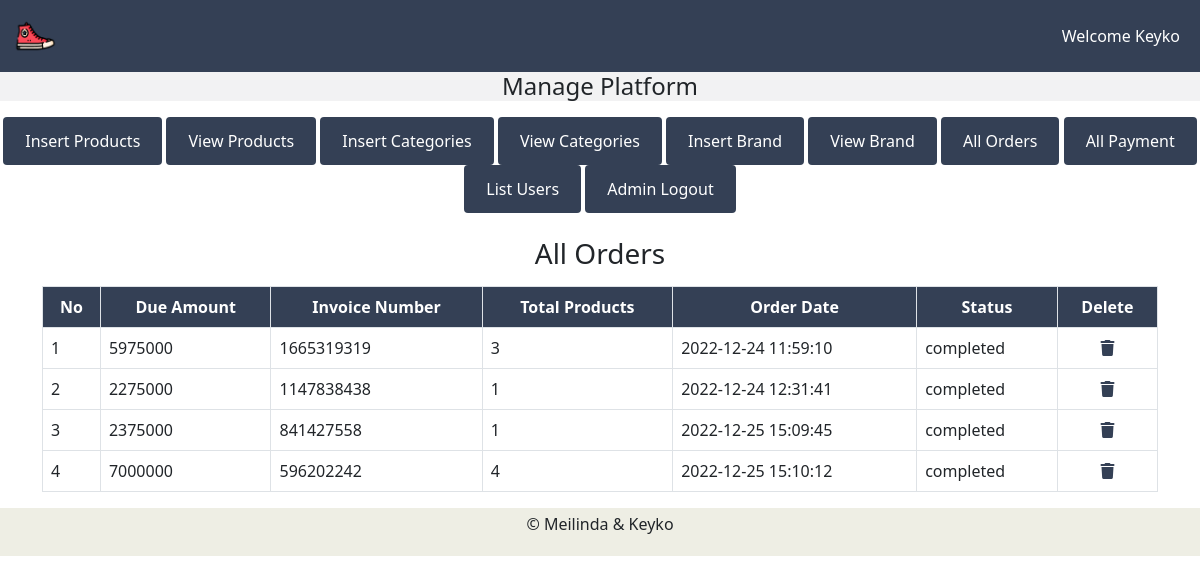
Page /admin/index.php?view_orders (signed in) on the committed database.
### tables this page shows
CREATE TABLE `user_order` (
  `order_id` int(11) NOT NULL AUTO_INCREMENT,
  `user_id` int(11) DEFAULT NULL,
  `amount_due` int(255) DEFAULT NULL,
  `invoice_number` int(255) DEFAULT NULL,
  `total_products` int(255) DEFAULT NULL,
  `order_date` timestamp NOT NULL DEFAULT current_timestamp() ON UPDATE current_timestamp(),
  `order_status` varchar(255) DEFAULT NULL,
  PRIMARY KEY (`order_id`),
  KEY `user_id` (`user_id`),
  CONSTRAINT `user_order_ibfk_1` FOREIGN KEY (`user_id`) REFERENCES `user_table` (`user_id`) ON DELETE CASCADE ON UPDATE CASCADE
);

### admin/view_orders.php (the view, shortened to what this page needs)
<!DOCTYPE html>
<html lang="en">
<head>
</head>
<body>
    <h3 class="text-center">All Orders</h3>
        <table class="table table-bordered mt-3" >
            <thead style="background-color: #344055;" class="text-white text-center">
                <th>No</th>
                <th>Due Amount</th>
                <th>Invoice Number</th>
                <th>Total Products</th>
                <th>Order Date</th>
                <th>Status</th>
                <th>Delete</th>
            </thead>
            <tbody>
            <?php
                $get_order = "SELECT * FROM `user_order`";
                $run_get_order = mysqli_query($conn,$get_order);
                $order_number = mysqli_num_rows($run_get_order);
                if($order_number==0){
                    echo "<h2 class='text-center'>No Orders</h2>";
                }else{
                    $no = 0;
                    while ($data_order = mysqli_fetch_assoc($run_get_order)){
                        $amount_due = $data_order['amount_due'];
                        $invoice_number = $data_order['invoice_number'];
                        $total_products = $data_order['total_products'];
                        $order_date = $data_order['order_date'];
                        $order_status = $data_order['order_status'];
                        $order_id = $data_order['order_id'];
                        $no++;?>
                        <tr>
                            <td><?php echo $no ?></td>
                            <td><?php echo $amount_due?></td>
                            <td><?php echo $invoice_number ?></td>
                            <td><?php echo $total_products ?></td>
                            <td><?php echo $order_date ?></td>
                            <td><?php echo $order_status ?></td>
                            <td class='text-center'><a href='index.php?delete_orders=<?php echo $order_id ?>'><i class='fa-solid fa-trash' style='color: #344055;'></i></a></td>
                        </tr>
                    <?php
                    }
                }
            ?>
            </tbody>
        </table>
</body>
</html>

### admin/index.php (style rules this page uses)
body { overflow-x :hidden; }

### rows in the picture
user_order: amount_due "5975000", invoice_number "1665319319", total_products "3", order_date "2022-12-24 11:59:10", order_status "completed"
user_order: amount_due "2275000", invoice_number "1147838438", total_products "1", order_date "2022-12-24 12:31:41", order_status "completed"
user_order: amount_due "2375000", invoice_number "841427558", total_products "1", order_date "2022-12-25 15:09:45", order_status "completed"
user_order: amount_due "7000000", invoice_number "596202242", total_products "4", order_date "2022-12-25 15:10:12", order_status "completed"

### other values in the picture
$_SESSION['name'] "Keyko"
